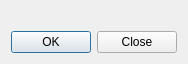
<?xml version="1.0" encoding="UTF-8"?>
<ui version="4.0">
 <class>MessageDialog</class>
 <widget class="QDialog" name="MessageDialog">
  <property name="geometry">
   <rect>
    <x>0</x>
    <y>0</y>
    <width>283</width>
    <height>129</height>
   </rect>
  </property>
  <property name="windowTitle">
   <string>Message</string>
  </property>
  <property name="modal">
   <bool>true</bool>
  </property>
  <layout class="QVBoxLayout" name="verticalLayout">
   <property name="sizeConstraint">
    <enum>QLayout::SetFixedSize</enum>
   </property>
   <item>
    <widget class="QLabel" name="label">
     <property name="text">
      <string/>
     </property>
     <property name="alignment">
      <set>Qt::AlignLeading|Qt::AlignLeft|Qt::AlignTop</set>
     </property>
    </widget>
   </item>
   <item>
    <widget class="QDialogButtonBox" name="buttons">
     <property name="toolTip">
      <string>&quot;Close&quot; the entire window, or confirm with &quot;OK&quot;</string>
     </property>
     <property name="orientation">
      <enum>Qt::Horizontal</enum>
     </property>
     <property name="standardButtons">
      <set>QDialogButtonBox::Close|QDialogButtonBox::Ok</set>
     </property>
     <property name="centerButtons">
      <bool>false</bool>
     </property>
    </widget>
   </item>
  </layout>
 </widget>
 <resources/>
 <connections>
  <connection>
   <sender>buttons</sender>
   <signal>accepted()</signal>
   <receiver>MessageDialog</receiver>
   <slot>accept()</slot>
   <hints>
    <hint type="sourcelabel">
     <x>248</x>
     <y>254</y>
    </hint>
    <hint type="destinationlabel">
     <x>157</x>
     <y>274</y>
    </hint>
   </hints>
  </connection>
  <connection>
   <sender>buttons</sender>
   <signal>rejected()</signal>
   <receiver>MessageDialog</receiver>
   <slot>reject()</slot>
   <hints>
    <hint type="sourcelabel">
     <x>316</x>
     <y>260</y>
    </hint>
    <hint type="destinationlabel">
     <x>286</x>
     <y>274</y>
    </hint>
   </hints>
  </connection>
 </connections>
</ui>
